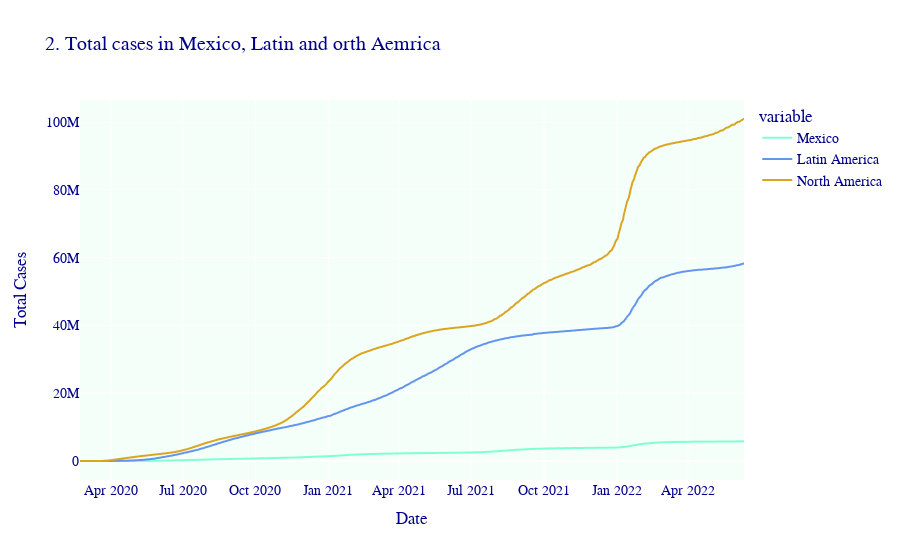

Notebook code cell kept with this figure:
### Code cell
fig = px.line(t_cases, title = '2. Total cases in Mexico, Latin and orth Aemrica',
              color_discrete_sequence=["aquamarine", "cornflowerblue", "goldenrod"])

fig.update_layout(
    xaxis_title = "Date",
    yaxis_title = "Total Cases",
    plot_bgcolor = "MintCream",
    font = dict(family='Arial',size=14,color='darkblue')
) 

fig.show()

### Figure 1 — Plotly figure (JSON) as saved in the notebook; plotly's stock layout.template omitted (floating-point values rounded to 4 significant figures; data arrays with more than 128 entries replaced by an {"elided": "..."} marker saying what was removed)
{"data": [{"hovertemplate": "variable=Mexico<br>date=%{x}<br>value=%{y}<extra></extra>", "legendgroup": "Mexico", "line": {"color": "aquamarine", "dash": "solid"}, "marker": {"symbol": "circle"}, "mode": "lines", "name": "Mexico", "showlegend": true, "type": "scattergl", "x": {"elided": "841 str values"}, "xaxis": "x", "y": {"elided": "841 int values"}, "yaxis": "y"}, {"hovertemplate": "variable=Latin America<br>date=%{x}<br>value=%{y}<extra></extra>", "legendgroup": "Latin America", "line": {"color": "cornflowerblue", "dash": "solid"}, "marker": {"symbol": "circle"}, "mode": "lines", "name": "Latin America", "showlegend": true, "type": "scattergl", "x": {"elided": "841 str values"}, "xaxis": "x", "y": {"elided": "841 int values"}, "yaxis": "y"}, {"hovertemplate": "variable=North America<br>date=%{x}<br>value=%{y}<extra></extra>", "legendgroup": "North America", "line": {"color": "goldenrod", "dash": "solid"}, "marker": {"symbol": "circle"}, "mode": "lines", "name": "North America", "showlegend": true, "type": "scattergl", "x": {"elided": "841 str values"}, "xaxis": "x", "y": {"elided": "841 int values"}, "yaxis": "y"}], "layout": {"font": {"color": "darkblue", "family": "Arial", "size": 14}, "legend": {"title": {"text": "variable"}, "tracegroupgap": 0}, "plot_bgcolor": "MintCream", "title": {"text": "2. Total cases in Mexico, Latin and orth Aemrica"}, "xaxis": {"anchor": "y", "domain": [0, 1], "title": {"text": "Date"}}, "yaxis": {"anchor": "x", "domain": [0, 1], "title": {"text": "Total Cases"}}}}
